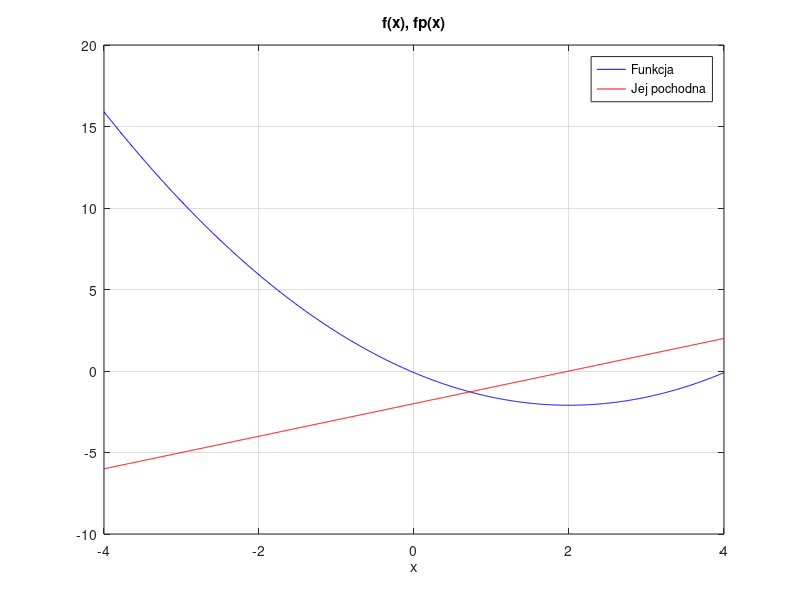

This figure's MATLAB source: (Note: this script raises an error after producing the figure.)
% equnonlin_solve.m
clear all; close all;

it = 12;
a = pi-pi/5; b=pi+pi/5; % znajdz zero funkcji y=sin(x) dla x=pi
%f = @(x) sin(x); % definicja funkcji
%fp = @(x) cos(x); % definicja pochodnej funkcji
a = 1/2; b = -2; c = -0.1;
f = @(x) a*x.^2+b*x+c; 
fp = @(x) 2*a*x+b; 
%x = 0 : 0.01 : 2*pi;
x = -4 : 0.01 : 4;
plot( x, f(x), 'b-', x, fp(x),'r-'); grid; xlabel('x'); title('f(x), fp(x)');
legend('Funkcja','Jej pochodna'); pause
cb = nonlinsolvers( f, fp, -4, 10, 'bisection', it );
cr = nonlinsolvers( f, fp, -4, 10, 'regula-falsi', it);
cn = nonlinsolvers( f, fp, -4, 10, 'newton-raphson', it);
plot( 1:it,cb,'o-', 1:it,cr,'*', 1:it,cn,'^-'); xlabel('iter'); title('c(iter)')
grid on, legend('Bisection','Regula-Falsi','Newton-Raphson');

function C = nonlinsolvers(f, fp, a, b, solver, iter)
C = zeros(1,iter); % kolejne oszacowania miejsca zerowego
c = a; % pierwsze oszacowanie
for i = 1 : iter
    fa = feval(f,a); fb=feval(f,b); fc=feval(f,c); fpc=feval(fp,c); % oblicz
    switch(solver)
        case 'bisection',
            if( fa*fc<0 ) b=c; else a=c; end
            c = (a+b)/2;
        case 'regula-falsi',
            if( fa*fc<0 ) b=c; else a=c; end
            c = b-fb*(b-a)/(fb-fa);
        case 'newton-raphson',
            c = c-fc/fpc;
        otherwise,
            error('Brak metody');
    end
    C(i)=c; % zapamietaj
end
end